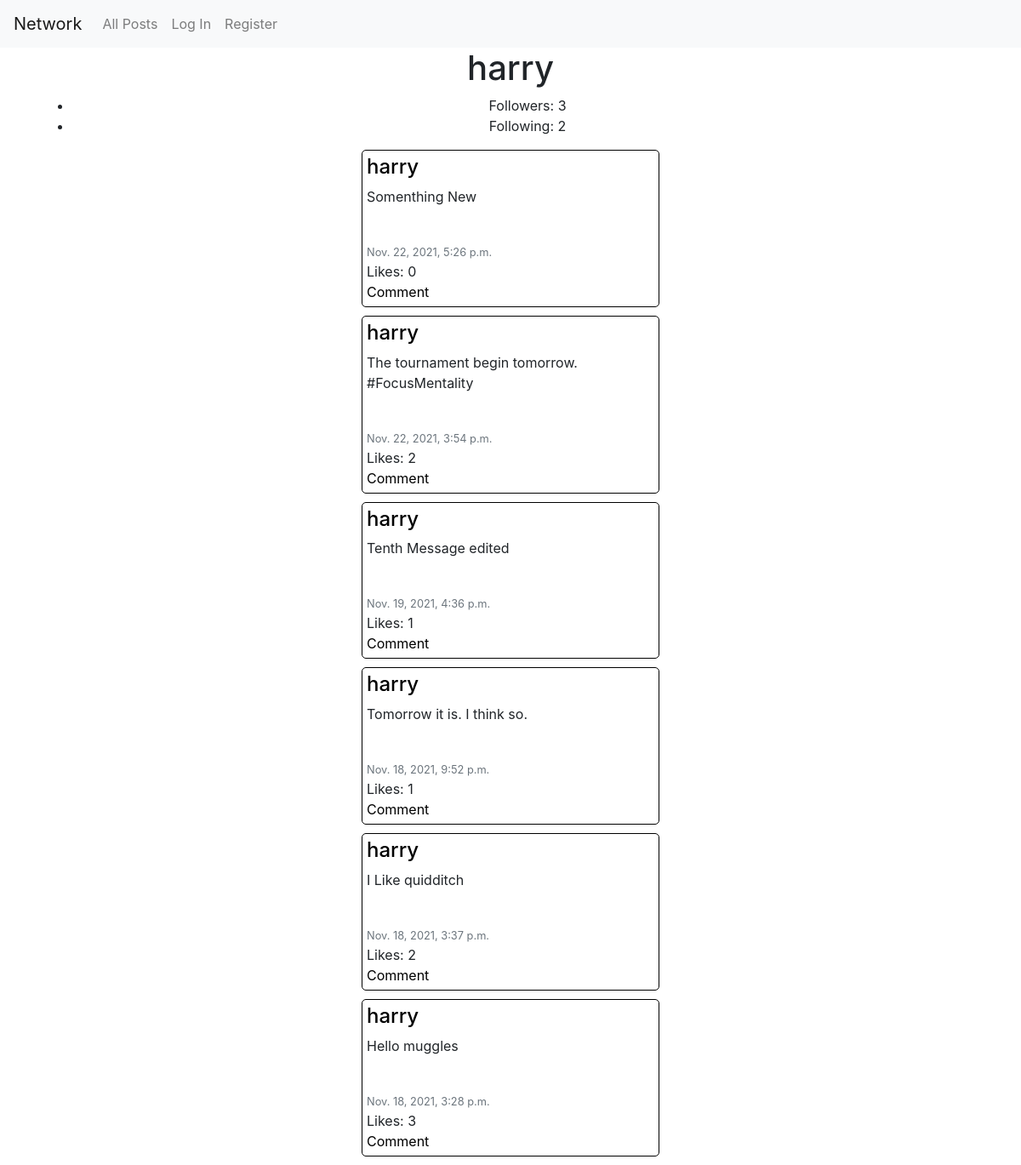
The app's page /show_profile/2 with its own data.
### network/models.py (models this page shows, shortened)
class User(AbstractUser):
    followers = models.IntegerField(default=0)
    following = models.IntegerField(default=0)

class Post(models.Model):
    creator = models.ForeignKey(User, on_delete=models.CASCADE)
    message = models.CharField(max_length=128)
    timestamp = models.DateTimeField(auto_now_add=True)
    likes = models.IntegerField(default=0)

### network/views.py (the view)
# urls.py: path("show_profile/<int:user_id>", views.show_profile, name="show_profile"),
def show_profile(request, user_id):
    profile_user = User.objects.get(pk=user_id)
    posts = Post.objects.filter(creator=profile_user.id).order_by('-timestamp')
    is_followed = False
    try:
        follow = Follow.objects.get(creator=request.user,
                                    target=profile_user)
        is_followed = True
    except:
        is_followed = False
    try:
        likes_given = Like.objects.filter(creator=request.user)
    except:
        likes_given = []
    posts_liked = []
    for like in likes_given:
        post_id = like.post_id
        posts_liked.append(post_id)
    return render(request, 'network/profile.html',{
        'username': profile_user.username,
        'user_id': user_id,
        'posts': posts,
        'followers': Follow.objects.filter(target=profile_user.id).count(),
        'following': Follow.objects.filter(creator=profile_user.id).count(),
        'is_followed': is_followed,
        'posts_liked' : posts_liked
    })

### network/templates/network/profile.html (shortened to what this page needs)
{% extends "network/layout.html" %}
{% load static %}
{% block body %}
    <h1>{{ username }}</h1>
    <ul>
      <li >Followers: <span id="followers">{{followers}}</span></li>
      <li>Following: {{following}}</li>
    </ul>
    <div id="posts">
      {% for post in posts %}
      <div class="post text-left" data-post_id="{{post.id}}">
          <a href="{% url 'show_profile' post.creator.id %}"><h4>{{ post.creator }}</h4></a>
          <p>{{ post.message }}</p>
          <br>
          <small class='text-secondary'>{{ post.timestamp }}</small>
          <br>
            <span class="likes">Likes: {{post.likes }}</span> <br>
          <a href="#">Comment</a>
      </div>
      {% endfor %}
  </div>
    {% endblock %}

### network/static/network/styles.css (style rules this page uses)
.post { border: 1px solid black; border-radius: 5px; margin: 10px auto; width: 350px; padding: 5px; }
.post a { color: black; }

### records on screen
User: username "harry"
Post: creator "harry", message "Somenthing New", timestamp "Nov. 22, 2021, 5:26 p.m.", likes "0"
Post: creator "harry", message "The tournament begin tomorrow. #FocusMentality", timestamp "Nov. 22, 2021, 3:54 p.m.", likes "2"
Post: creator "harry", message "Tenth Message edited", timestamp "Nov. 19, 2021, 4:36 p.m.", likes "1"
Post: creator "harry", message "Tomorrow it is. I think so.", timestamp "Nov. 18, 2021, 9:52 p.m.", likes "1"
Post: creator "harry", message "I Like quidditch", timestamp "Nov. 18, 2021, 3:37 p.m.", likes "2"
Post: creator "harry", message "Hello muggles", timestamp "Nov. 18, 2021, 3:28 p.m.", likes "3"

### other values on screen
{{ followers }} "3"
{{ following }} "2"
